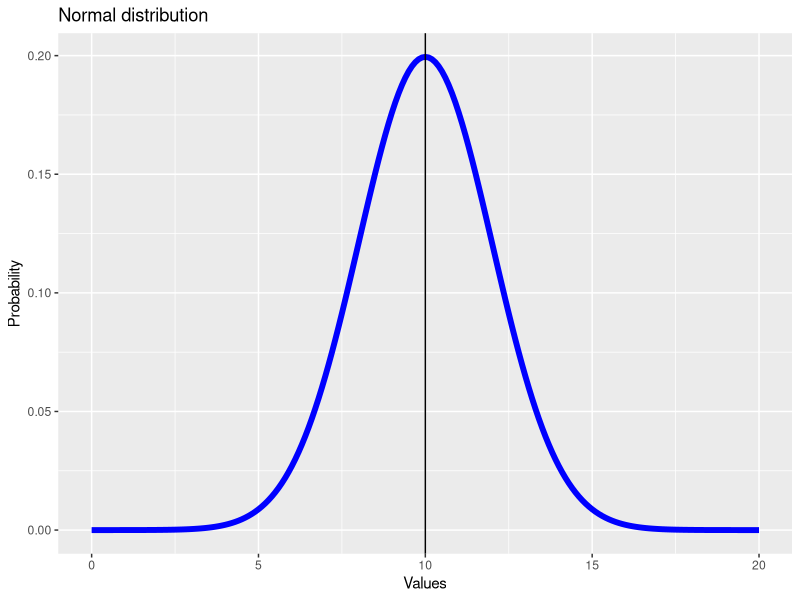
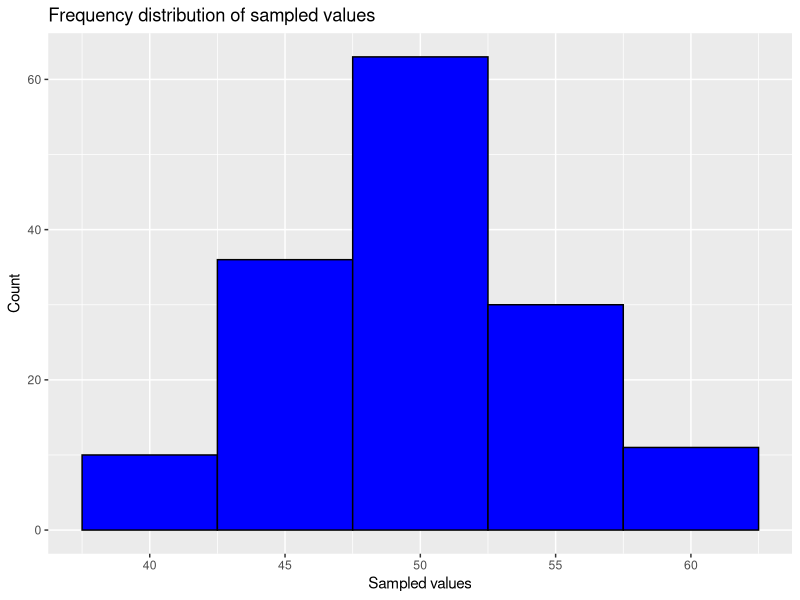
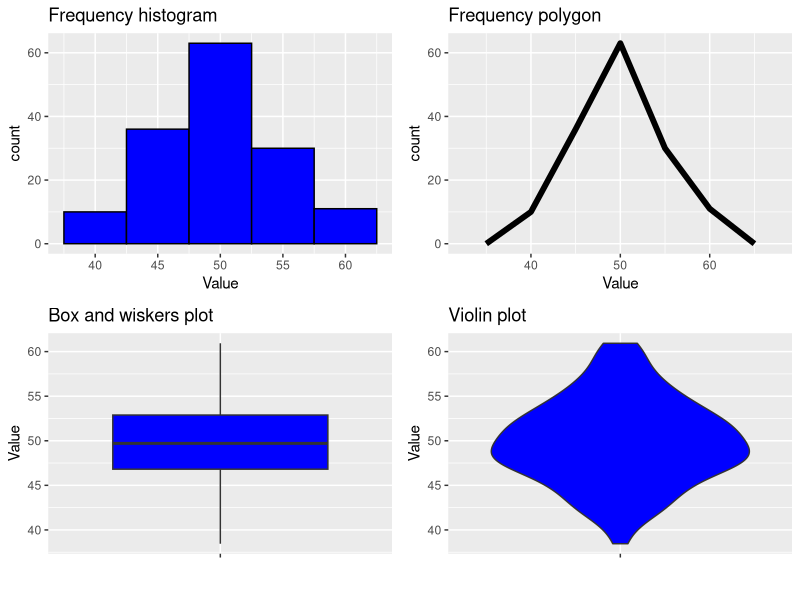

The R source for these figures, in order: (Note: this script raises an error after producing the figures.)
## ---- chunk 1
#----------------------------------------------------------------
# RUN THE FRAGMENT BETWEEN LINES BEFORE COMPILING MARKDOWN
# to configure markdown parsing
options(markdown.extensions = 
          c("no_intra_emphasis",# skip markdown embedded in words
            "tables",           # create HTML tables
            "fenced_code",      # treat text as verbatim when surrounded with begin and ending lines with three ~ or ' characters.
            "autolink",         # create HTML links from urls and email addresses.
            "strikethrough",    # create strikethroughs by surrounding text with ~~.
            "lax_spacing",      # allow HTML tags inside paragraphs without being surrounded by newlines.
            "space_headers",    # add a space between header hashes and the header itself.
            "latex_math"))      # transforms all math equations into syntactically correct MathJax equations.
#--------------------------------------------------------------
# output options
options(width = 90, # set the maximum number of columns on a line
        scipen = 6, # fixed notation of floating point numbers, unless it is more than scipen digits wider, else - exponential notation
        digits = 4) # the number of digits to print when printing numeric values

# to render cyrillics in plots use cairo pdf
options(device = function(file, width = 7, height = 7, ...) {
  cairo_pdf(tempfile(), width = width, height = height, ...)
  })

# chunk default options
library(knitr)
opts_chunk$set(
#   fig.align='center',  # default figure alignment
               warnings = FALSE,
               message = FALSE,
               fig.width = 10,      # default figure width
               fig.height = 6)      # default figure height

# this allows for code formatting inline
knit_hooks$set(inline = function(x) {
   if (is.numeric(x)) return(knitr:::format_sci(x, 'latex'))
   x = as.character(x)
   h = knitr:::hilight_source(x, 'latex', list(prompt = FALSE, 
                                               size='normalsize', 
                                               highlight = FALSE))
   h = gsub("([_#$%&])", "\\\\\\1", h)
   h = gsub('(["\'])', '\\1{}', h)
   gsub('^\\\\begin\\{alltt\\}\\s*|\\\\end\\{alltt\\}\\s*$', '', h)})
## ---- chunk 2
library (ggplot2)
x <- seq(0,20,0.1)
Mu <- 10
Sigma <- 2
ggplot(data.frame(x=x, y=dnorm(x, Mu, Sigma)), aes(x=x, y=y)) + geom_line(color="blue", size=2) + geom_vline (xintercept = Mu) + ggtitle("Normal distribution") + xlab("Values") + ylab("Probability")


## ---- chunk 3
set.seed(123)
sample <- rnorm(150, 50, 5)
sample <- data.frame(xi=sample)
head (sample)
## ---- chunk 4
library(ggplot2)
pl_sample_distribution <- ggplot(sample, aes(x=xi)) + 
  geom_histogram(binwidth = 5, fill = "blue", color = "black") + 
  xlab("Sampled values") + 
  ylab("Count") +
  ggtitle("Frequency distribution of sampled values")

pl_sample_distribution
## ---- chunk 5
library(gridExtra)
pl_hist <- ggplot(data.frame(xi=sample), aes(x=xi)) + geom_histogram(binwidth = 5, fill = "blue", color = "black") + ggtitle("Frequency histogram") + xlab("Value")

pl_polig <- ggplot(data.frame(xi=sample), aes(x=xi)) + geom_freqpoly(binwidth = 5, size=2) + ggtitle("Frequency polygon") + xlab("Value")

pl_box <- ggplot(data.frame(xi=sample, mark=" "), aes(x=mark, y=xi)) + geom_boxplot(fill="blue") + ggtitle("Box and wiskers plot") + xlab(" ") + ylab("Value")

pl_vio <- ggplot(data.frame(xi=sample, mark=" "), aes(x=mark, y=xi)) + geom_violin(fill="blue") + xlab(" ") + ggtitle("Violin plot") + ylab("Value")


grid.arrange(pl_hist, pl_polig, pl_box, pl_vio, nrow=2)

## ---- chunk 6
mean(sample)
sd(sample)
## ---- chunk 7
pl_sample_distribution
## ---- chunk 8
means <- data.frame(x_mean = numeric(1000))

for (i in 1:1000) means[i,1] <- mean(rnorm(150, 50, 5)) 

head(means)
## ---- chunk 9
ggplot(means, aes(x = x_mean)) + 
  geom_histogram(binwidth=0.1, fill="blue", color="black") + 
  geom_freqpoly(size=2, bin=0.1)
  

## ---- chunk 10

ggplot(rbind(sample, data.frame(xi=rep(NA, (1000 - nrow(sample))))), aes(x = xi)) +
  geom_histogram(binwidth = 5, fill = "gray") + 
  xlab("Value") + 
  geom_freqpoly(aes(x = means[,1]), binwidth=0.05, size=1.5) 

## ---- chunk 11
sample <- sample[,1]
## ---- chunk 12
z <- (sample - mean(sample))/sd(sample)
## ---- chunk 13
mean(z)
sd(z)

## ---- chunk 14
ggplot(data.frame(z=z), aes(x=z)) + 
  geom_histogram(binwidth=0.5, fill="blue", color="black") + 
  geom_vline(xintercept=0, size=2)
## ---- chunk 15
t <- seq(-10,10,0.1)
pt <- dt(t, 4)
ggplot(data.frame(t=t, pt=pt), aes(x=t, y=pt)) + geom_line(size=2) + geom_vline(xinercept=0) + xlab("Standardized difference between means") + ylab("Probability")
## ---- chunk 16
t_sample1 <- rep(0,1000)

for (i in 1:1000) {
  # Берем две выборки
  samp1 <- rnorm(10, 50,5)
  samp2 <- rnorm(10, 50, 5)
  
  # Стандартизируем значения
  t_sample1[i] <- (mean(samp1) - mean(samp2))/sqrt(sd(samp1)^2/length(samp1) + sd(samp2)^2/length(samp2))
}
## ---- chunk 17
#Все то же самое, но с функцией rt()
t_sample2 <- rt(1000, (10 + 10 - 2))

## ---- chunk 18
t_dist <- data.frame(t=t_sample1)
t_dist$t_exided <- NA
t_dist$t_exided [abs(t_dist$t) > 2 ]  <- t_dist$t [abs(t_dist$t) > 2 ]


pl_t_our <- ggplot(t_dist, aes(x=t)) + geom_histogram(binwidth=0.1, fill="blue", color="black") + geom_line(aes(x=seq(-5,4.99,0.01), y=dt(seq(-5,4.99,0.01), 18)*100), size=1) + geom_vline(xintercept=c(-2,2), linetype=5, size=1) + ggtitle("'Self-made' t-distribution") + xlim(-5,5) + ylim(0, 60) + geom_histogram(aes(x =t_dist$ t_exided), bin = 0.1, fill="red", color="black")

pl_t_r <- ggplot(data.frame(t=t_sample2), aes(x=t)) + geom_histogram(binwidth=0.1, fill="blue", color="black") + geom_line(aes(x=seq(-5,4.99,0.01), y=dt(seq(-5,4.99,0.01), 18)*100), size=1) + geom_vline(xintercept=c(-2,2), linetype=5, size=1) + ggtitle("'Professional' t-distribution, obtained by rt()") + xlim(-5,5)+ ylim(0, 60)

grid.arrange(pl_t_our, pl_t_r, nrow=2)
## ---- chunk 19
p1 <- sum(t_sample1 > 2 | t_sample1 < -2)/length(t_sample1)
p1

p2 <- sum(t_sample2 > 2 | t_sample2 < -2)/length(t_sample2)
p2


## ---- chunk 20
dt_limit1 <- function(x, t_kr=2, df=18) {
y <- dt(x, df)
y[x < -t_kr | x > t_kr] <- NA
return(y)
}

pl_t <- ggplot(data.frame(x=c(-6, 6)), aes(x=x))
pl_t + stat_function(fun=dt, args=list(df=18), geom="area", fill="blue", alpha=1) + stat_function(fun=dt_limit1, args=list(df=18), geom="area", fill="lightgray", alpha=1)+ stat_function(fun=dt, args=list(df=18), size=1.1) + geom_text(aes(x=c(-2, 2), y=-0.01), label=c("-2","2")) + xlab("t-values") + ylab("Probability")
## ---- chunk 21
dt_limit1 <- function(x, t_kr=1.96, df=18) {
y <- dt(x, df)
y[x < -t_kr | x > t_kr] <- NA
return(y)
}

pl_t <- ggplot(data.frame(x=c(-6, 6)), aes(x=x))
pl_t + stat_function(fun=dt, args=list(df=18), geom="area", fill="blue", alpha=1) + stat_function(fun=dt_limit1, args=list(df=18), geom="area", fill="lightgray", alpha=1)+ stat_function(fun=dt, args=list(df=18), size=1.1) + geom_text(x=-4, y=0.05, label="Values, \nout of \n 95%") + geom_text(x=4, y=0.05, label="Values, \nout of \n 95%") + geom_text(x=0, y=0.1, label="Values \n inside of \n95% ") + geom_point(aes(x=c(-1.96, 1.96), y=0), size=4) + xlab("t-values") + ylab("Probability")
## ---- chunk 22
set.seed(12345)
male <- rnorm(100, 130, 5)
female <- rnorm(100, 129,5)
## ---- chunk 23
size <- data.frame(L=c(male, female), gender=factor(c(rep("M", length(male)), rep("F", length(female) ))))

pl_m <- ggplot(size [size$gender == "M",], aes(x=L)) + geom_histogram(binwidth=5, fill="blue", color="black") + xlab("Highness (cm)") + ylab("Count") + ggtitle("Boys") + theme_bw()

pl_f <- ggplot(size [size$gender == "F",], aes(x=L)) + geom_histogram(binwidth=5, fill="pink", color="black") + xlab("Highness (cm)") + ylab("Count") + ggtitle("Girls") + theme_bw()


# Помечаем на гистограммах средние значения
pl_m <- pl_m + geom_vline(xintercept=mean(male), color="darkblue", size=2)

pl_f <- pl_f + geom_vline(xintercept=mean(female), color="red", size=2)

# Помещам оба рисунка на одну панель 
grid.arrange(pl_m, pl_f, nrow=2)

## ---- chunk 24
(t<-t.test(male, female))

## ---- chunk 25

tt <- t$statistic
dff <- t$parameter

pl_t <- ggplot(data.frame(x=c(-6, 6)), aes(x=x))
pl_t + stat_function(fun=dt, args=list(df=dff), geom="area", fill="gray", alpha=0.1) + stat_function(fun=dt_limit1, args=list(df=dff), geom="area", fill="green", alpha=1) + stat_function(fun=dt, args=list(df=dff), size=1.1) + xlab ("t-values") + ylab("Probability") + geom_point(aes(x = tt, y=0), size=4, color="red") + geom_point(aes(x = -tt, y=0), size=4, color="red") + geom_segment(aes(x = c(-1.5, 1.5), y = 0.05, xend = c(-1.96, 1.96), yend = 0), arrow = arrow(length = unit(0.3, "cm")), size=1.1, color="darkblue") + geom_text(aes(x=0, y=0.09), label="Critical \nt-values \nfor 95% probability", color="black") 

## ---- chunk 26
dt_limit1 <- function(x, t_kr=1.96, df=18) {
y <- dt(x, df)
y[x < -t_kr | x > t_kr] <- NA
return(y)
}

pl_t <- ggplot(data.frame(x=c(-6, 6)), aes(x=x))
pl_t + stat_function(fun=dt, args=list(df=18), geom="area", fill="blue", alpha=1) + stat_function(fun=dt_limit1, args=list(df=18), geom="area", fill="lightgray", alpha=1)+ stat_function(fun=dt, args=list(df=18), size=1.1) + geom_text(x=-4, y=0.05, label="2.5% values, \nout of \n 95%") + geom_text(x=4, y=0.05, label="2.5% values, \nout of \n 95%") + geom_text(x=0, y=0.1, label="Values, \ninside of \n 95% ") 
## ---- chunk 27
dt_limit2 <- function(x, t_kr=1.65, df=18) {
y <- dt(x, df)
y[ x > t_kr] <- NA
return(y)
}

pl_t <- ggplot(data.frame(x=c(-6, 6)), aes(x=x))
pl_t + stat_function(fun=dt, args=list(df=18), geom="area", fill="blue", alpha=1) + stat_function(fun=dt_limit2, args=list(df=18), geom="area", fill="lightgray", alpha=1)+ stat_function(fun=dt, args=list(df=18), size=1.1)  + geom_text(x=4, y=0.05, label="5% values \nout of \n 95%") + geom_text(x=0, y=0.1, label="Values \ninside of \n 95%") 
## ---- chunk 28
head (male)
head (female)
## ---- chunk 29
d_initial <- abs(mean(male) - mean(female))
## ---- chunk 30
Nperm=10000
dperm <- rep(NA, Nperm)

set.seed(12345)
for (i in 1:(Nperm-1)) 
  {
  BOX <- c(male,female)
  ord <-sample(1:200, 200)
  f <- BOX[ord[1:100]]
  m <- BOX [ord[101:200]]
  dperm[i]=abs(mean(m) - mean(f))  }
head(dperm)
## ---- chunk 31
tail(dperm)
## ---- chunk 32
dperm [Nperm] <- d_initial
## ---- chunk 33
dp <- data.frame(d_p=dperm)
dp$exceeded <- NA
dp$exceeded [dp$d_p >= d_initial]<- dp$d_p[dp$d_p >= d_initial]

dperm_pl <- ggplot(dp, aes(x=d_p))
dperm_pl + geom_histogram (bin=0.05, fill="blue", colour="black") + xlab("Permutational d-values") + geom_vline(xintercept=c(d_initial), linetype=2) + geom_histogram(aes(x=dp$exceeded), binwidth=0.05, fill="red", color="black")

## ---- chunk 34
p_perm <- length(dperm[dperm >= d_initial] ) / Nperm
